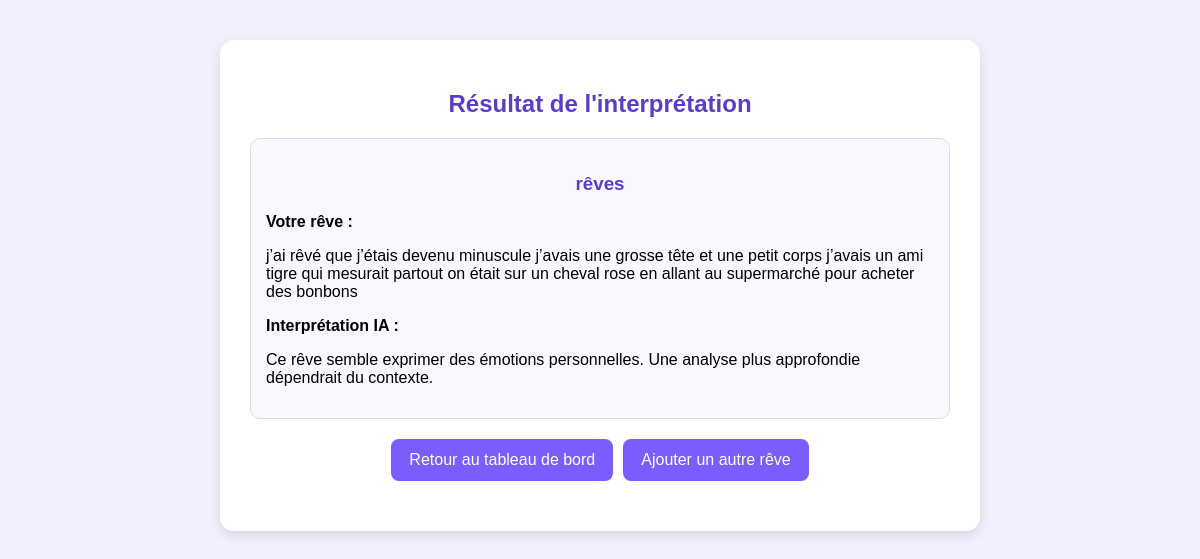
Page /result/4 (signed in) on the committed database.
### tables this page shows
CREATE TABLE dreams (
            id INTEGER PRIMARY KEY AUTOINCREMENT,
            user_id INTEGER NOT NULL,
            title TEXT NOT NULL,
            content TEXT NOT NULL,
            interpretation TEXT,
            is_public INTEGER DEFAULT 0,
            FOREIGN KEY (user_id) REFERENCES users (id)
        );

### app.py (the view)
@app.route("/result/<int:dream_id>")
def result(dream_id):
    if "user_id" not in session:
        return redirect(url_for("login"))
    conn = get_db_connection()
    cursor = conn.cursor()
    cursor.execute(
        "SELECT * FROM dreams WHERE id = ? AND user_id = ?",
        (dream_id, session["user_id"])
    )
    dream = cursor.fetchone()
    conn.close()
    if not dream:
        return "Rêve introuvable."
    return render_template("result.html", dream=dream)

### app.py (called while the page is built)
def get_db_connection():
    conn = sqlite3.connect(DATABASE)
    conn.row_factory = sqlite3.Row
    return conn

### templates/result.html (shortened to what this page needs)
<!DOCTYPE html>
<html lang="fr">
<head>
    <link rel="stylesheet" href="{{ url_for('static', filename='style.css') }}">
</head>
<body>
    <div class="container">
        <h2>Résultat de l'interprétation</h2>
        <div class="card">
            <h3>{{ dream["title"] }}</h3>
            <p><strong>Votre rêve :</strong></p>
            <p>{{ dream["content"] }}</p>
            <p><strong>Interprétation IA :</strong></p>
            <p>{{ dream["interpretation"] }}</p>
        </div>
        <div class="buttons">
            <a href="{{ url_for('dashboard') }}" class="btn">Retour au tableau de bord</a>
            <a href="{{ url_for('add_dream') }}" class="btn">Ajouter un autre rêve</a>
        </div>
    </div>
</body>
</html>

### static/style.css (style rules this page uses)
body { font-family: Arial, sans-serif; background: #f3efff; margin: 0; padding: 0; }
.container { width: 80%; max-width: 700px; margin: 40px auto; background: white; padding: 30px; border-radius: 14px; box-shadow: 0 4px 12px rgba(0, 0, 0, 0.12); }
h1, h2, h3, h4 { color: #5a3ec8; text-align: center; }
.btn { display: inline-block; background: #7b5cff; color: white; padding: 12px 18px; text-decoration: none; border: none; border-radius: 8px; cursor: pointer; text-align: center; }
.buttons { display: flex; gap: 10px; justify-content: center; flex-wrap: wrap; margin: 20px 0; }
.card { background: #faf8ff; border: 1px solid #ddd; padding: 15px; border-radius: 10px; margin-top: 15px; }

### rows in the picture
dreams: title "rêves", content "j’ai rêvé que j’étais devenu minuscule j’avais une grosse tête et une petit corps j’avais un ami tigre qui mesurait partout on était sur un cheval rose en allant au supermarché pour acheter des bonbons", interpretation "Ce rêve semble exprimer des émotions personnelles. Une analyse plus approfondie dépendrait du contexte."
